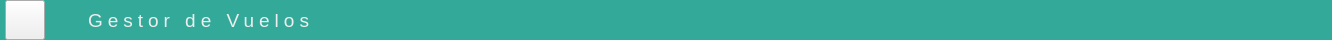
     <widget class="QFrame" name="topPanel">
      <property name="minimumSize">
       <size>
        <width>1200</width>
        <height>40</height>
       </size>
      </property>
      <property name="maximumSize">
       <size>
        <width>16777215</width>
        <height>40</height>
       </size>
      </property>
      <property name="font">
       <font>
        <pointsize>12</pointsize>
       </font>
      </property>
      <property name="styleSheet">
       <string notr="true">QFrame {
	background: #3a9;
	border: none;
	border-radius: 0;
	border-top-left-radius: 5;
	border-top-right-radius: 5;
}

QPushButton:hover {
	background: #4ba;
}</string>
      </property>
      <property name="frameShape">
       <enum>QFrame::StyledPanel</enum>
      </property>
      <property name="frameShadow">
       <enum>QFrame::Raised</enum>
      </property>
      <layout class="QHBoxLayout" name="horizontalLayout">
       <property name="leftMargin">
        <number>5</number>
       </property>
       <property name="topMargin">
        <number>0</number>
       </property>
       <property name="rightMargin">
        <number>5</number>
       </property>
       <property name="bottomMargin">
        <number>0</number>
       </property>
       <item>
        <widget class="QPushButton" name="menuBttn">
         <property name="minimumSize">
          <size>
           <width>40</width>
           <height>40</height>
          </size>
         </property>
         <property name="maximumSize">
          <size>
           <width>40</width>
           <height>16777215</height>
          </size>
         </property>
         <property name="text">
          <string/>
         </property>
         <property name="icon">
          <iconset>
           <normaloff>:/icons/menu.svg</normaloff>:/icons/menu.svg</iconset>
         </property>
         <property name="iconSize">
          <size>
           <width>28</width>
           <height>28</height>
          </size>
         </property>
        </widget>
       </item>
       <item>
        <widget class="QLabel" name="tittle">
         <property name="minimumSize">
          <size>
           <width>300</width>
           <height>0</height>
          </size>
         </property>
         <property name="font">
          <font>
           <pointsize>14</pointsize>
           <weight>50</weight>
           <bold>false</bold>
          </font>
         </property>
         <property name="styleSheet">
          <string notr="true">color: #eee;
padding: 0 10px;
letter-spacing: 5px;</string>
         </property>
         <property name="text">
          <string>Gestor de Vuelos</string>
         </property>
         <property name="textFormat">
          <enum>Qt::PlainText</enum>
         </property>
         <property name="alignment">
          <set>Qt::AlignCenter</set>
         </property>
         <property name="wordWrap">
          <bool>true</bool>
         </property>
        </widget>
       </item>
       <item>
        <spacer name="horizontalSpacer_2">
         <property name="orientation">
          <enum>Qt::Horizontal</enum>
         </property>
         <property name="sizeHint" stdset="0">
          <size>
           <width>838</width>
           <height>20</height>
          </size>
         </property>
        </spacer>
       </item>
       <item>
        <widget class="QPushButton" name="minBttn">
         <property name="minimumSize">
          <size>
           <width>40</width>
           <height>40</height>
          </size>
         </property>
         <property name="maximumSize">
          <size>
           <width>40</width>
           <height>16777215</height>
          </size>
         </property>
         <property name="styleSheet">
          <string notr="true">border: none;</string>
         </property>
         <property name="text">
          <string/>
         </property>
         <property name="icon">
          <iconset>
           <normaloff>:/icons/min.svg</normaloff>:/icons/min.svg</iconset>
         </property>
        </widget>
       </item>
       <item>
        <widget class="QPushButton" name="maxBttn">
         <property name="minimumSize">
          <size>
           <width>40</width>
           <height>40</height>
          </size>
         </property>
         <property name="maximumSize">
          <size>
           <width>40</width>
           <height>16777215</height>
          </size>
         </property>
         <property name="styleSheet">
          <string notr="true">border: none;</string>
         </property>
         <property name="text">
          <string/>
         </property>
         <property name="icon">
          <iconset>
           <normaloff>:/icons/max.svg</normaloff>:/icons/max.svg</iconset>
         </property>
        </widget>
       </item>
       <item>
        <widget class="QPushButton" name="exitBttn">
         <property name="minimumSize">
          <size>
           <width>40</width>
           <height>40</height>
          </size>
         </property>
         <property name="maximumSize">
          <size>
           <width>40</width>
           <height>16777215</height>
          </size>
         </property>
         <property name="styleSheet">
          <string notr="true">border: none;</string>
         </property>
         <property name="text">
          <string/>
         </property>
         <property name="icon">
          <iconset>
           <normaloff>:/icons/exit.svg</normaloff>:/icons/exit.svg</iconset>
         </property>
         <property name="iconSize">
          <size>
           <width>16</width>
           <height>16</height>
          </size>
         </property>
        </widget>
       </item>
      </layout>
     </widget>
